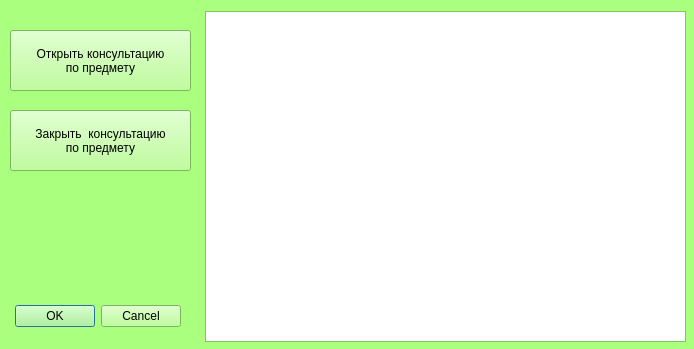
<?xml version="1.0" encoding="UTF-8"?>
<ui version="4.0">
 <class>predmet</class>
 <widget class="QDialog" name="predmet">
  <property name="geometry">
   <rect>
    <x>0</x>
    <y>0</y>
    <width>694</width>
    <height>349</height>
   </rect>
  </property>
  <property name="palette">
   <palette>
    <active>
     <colorrole role="WindowText">
      <brush brushstyle="SolidPattern">
       <color alpha="255">
        <red>0</red>
        <green>0</green>
        <blue>0</blue>
       </color>
      </brush>
     </colorrole>
     <colorrole role="Button">
      <brush brushstyle="SolidPattern">
       <color alpha="255">
        <red>170</red>
        <green>255</green>
        <blue>127</blue>
       </color>
      </brush>
     </colorrole>
     <colorrole role="Light">
      <brush brushstyle="SolidPattern">
       <color alpha="255">
        <red>255</red>
        <green>255</green>
        <blue>255</blue>
       </color>
      </brush>
     </colorrole>
     <colorrole role="Midlight">
      <brush brushstyle="SolidPattern">
       <color alpha="255">
        <red>212</red>
        <green>255</green>
        <blue>191</blue>
       </color>
      </brush>
     </colorrole>
     <colorrole role="Dark">
      <brush brushstyle="SolidPattern">
       <color alpha="255">
        <red>85</red>
        <green>127</green>
        <blue>63</blue>
       </color>
      </brush>
     </colorrole>
     <colorrole role="Mid">
      <brush brushstyle="SolidPattern">
       <color alpha="255">
        <red>113</red>
        <green>170</green>
        <blue>84</blue>
       </color>
      </brush>
     </colorrole>
     <colorrole role="Text">
      <brush brushstyle="SolidPattern">
       <color alpha="255">
        <red>0</red>
        <green>0</green>
        <blue>0</blue>
       </color>
      </brush>
     </colorrole>
     <colorrole role="BrightText">
      <brush brushstyle="SolidPattern">
       <color alpha="255">
        <red>255</red>
        <green>255</green>
        <blue>255</blue>
       </color>
      </brush>
     </colorrole>
     <colorrole role="ButtonText">
      <brush brushstyle="SolidPattern">
       <color alpha="255">
        <red>0</red>
        <green>0</green>
        <blue>0</blue>
       </color>
      </brush>
     </colorrole>
     <colorrole role="Base">
      <brush brushstyle="SolidPattern">
       <color alpha="255">
        <red>255</red>
        <green>255</green>
        <blue>255</blue>
       </color>
      </brush>
     </colorrole>
     <colorrole role="Window">
      <brush brushstyle="SolidPattern">
       <color alpha="255">
        <red>170</red>
        <green>255</green>
        <blue>127</blue>
       </color>
      </brush>
     </colorrole>
     <colorrole role="Shadow">
      <brush brushstyle="SolidPattern">
       <color alpha="255">
        <red>0</red>
        <green>0</green>
        <blue>0</blue>
       </color>
      </brush>
     </colorrole>
     <colorrole role="AlternateBase">
      <brush brushstyle="SolidPattern">
       <color alpha="255">
        <red>212</red>
        <green>255</green>
        <blue>191</blue>
       </color>
      </brush>
     </colorrole>
     <colorrole role="ToolTipBase">
      <brush brushstyle="SolidPattern">
       <color alpha="255">
        <red>255</red>
        <green>255</green>
        <blue>220</blue>
       </color>
      </brush>
     </colorrole>
     <colorrole role="ToolTipText">
      <brush brushstyle="SolidPattern">
       <color alpha="255">
        <red>0</red>
        <green>0</green>
        <blue>0</blue>
       </color>
      </brush>
     </colorrole>
    </active>
    <inactive>
     <colorrole role="WindowText">
      <brush brushstyle="SolidPattern">
       <color alpha="255">
        <red>0</red>
        <green>0</green>
        <blue>0</blue>
       </color>
      </brush>
     </colorrole>
     <colorrole role="Button">
      <brush brushstyle="SolidPattern">
       <color alpha="255">
        <red>170</red>
        <green>255</green>
        <blue>127</blue>
       </color>
      </brush>
     </colorrole>
     <colorrole role="Light">
      <brush brushstyle="SolidPattern">
       <color alpha="255">
        <red>255</red>
        <green>255</green>
        <blue>255</blue>
       </color>
      </brush>
     </colorrole>
     <colorrole role="Midlight">
      <brush brushstyle="SolidPattern">
       <color alpha="255">
        <red>212</red>
        <green>255</green>
        <blue>191</blue>
       </color>
      </brush>
     </colorrole>
     <colorrole role="Dark">
      <brush brushstyle="SolidPattern">
       <color alpha="255">
        <red>85</red>
        <green>127</green>
        <blue>63</blue>
       </color>
      </brush>
     </colorrole>
     <colorrole role="Mid">
      <brush brushstyle="SolidPattern">
       <color alpha="255">
        <red>113</red>
        <green>170</green>
        <blue>84</blue>
       </color>
      </brush>
     </colorrole>
     <colorrole role="Text">
      <brush brushstyle="SolidPattern">
       <color alpha="255">
        <red>0</red>
        <green>0</green>
        <blue>0</blue>
       </color>
      </brush>
     </colorrole>
     <colorrole role="BrightText">
      <brush brushstyle="SolidPattern">
       <color alpha="255">
        <red>255</red>
        <green>255</green>
        <blue>255</blue>
       </color>
      </brush>
     </colorrole>
     <colorrole role="ButtonText">
      <brush brushstyle="SolidPattern">
       <color alpha="255">
        <red>0</red>
        <green>0</green>
        <blue>0</blue>
       </color>
      </brush>
     </colorrole>
     <colorrole role="Base">
      <brush brushstyle="SolidPattern">
       <color alpha="255">
        <red>255</red>
        <green>255</green>
        <blue>255</blue>
       </color>
      </brush>
     </colorrole>
     <colorrole role="Window">
      <brush brushstyle="SolidPattern">
       <color alpha="255">
        <red>170</red>
        <green>255</green>
        <blue>127</blue>
       </color>
      </brush>
     </colorrole>
     <colorrole role="Shadow">
      <brush brushstyle="SolidPattern">
       <color alpha="255">
        <red>0</red>
        <green>0</green>
        <blue>0</blue>
       </color>
      </brush>
     </colorrole>
     <colorrole role="AlternateBase">
      <brush brushstyle="SolidPattern">
       <color alpha="255">
        <red>212</red>
        <green>255</green>
        <blue>191</blue>
       </color>
      </brush>
     </colorrole>
     <colorrole role="ToolTipBase">
      <brush brushstyle="SolidPattern">
       <color alpha="255">
        <red>255</red>
        <green>255</green>
        <blue>220</blue>
       </color>
      </brush>
     </colorrole>
     <colorrole role="ToolTipText">
      <brush brushstyle="SolidPattern">
       <color alpha="255">
        <red>0</red>
        <green>0</green>
        <blue>0</blue>
       </color>
      </brush>
     </colorrole>
    </inactive>
    <disabled>
     <colorrole role="WindowText">
      <brush brushstyle="SolidPattern">
       <color alpha="255">
        <red>85</red>
        <green>127</green>
        <blue>63</blue>
       </color>
      </brush>
     </colorrole>
     <colorrole role="Button">
      <brush brushstyle="SolidPattern">
       <color alpha="255">
        <red>170</red>
        <green>255</green>
        <blue>127</blue>
       </color>
      </brush>
     </colorrole>
     <colorrole role="Light">
      <brush brushstyle="SolidPattern">
       <color alpha="255">
        <red>255</red>
        <green>255</green>
        <blue>255</blue>
       </color>
      </brush>
     </colorrole>
     <colorrole role="Midlight">
      <brush brushstyle="SolidPattern">
       <color alpha="255">
        <red>212</red>
        <green>255</green>
        <blue>191</blue>
       </color>
      </brush>
     </colorrole>
     <colorrole role="Dark">
      <brush brushstyle="SolidPattern">
       <color alpha="255">
        <red>85</red>
        <green>127</green>
        <blue>63</blue>
       </color>
      </brush>
     </colorrole>
     <colorrole role="Mid">
      <brush brushstyle="SolidPattern">
       <color alpha="255">
        <red>113</red>
        <green>170</green>
        <blue>84</blue>
       </color>
      </brush>
     </colorrole>
     <colorrole role="Text">
      <brush brushstyle="SolidPattern">
       <color alpha="255">
        <red>85</red>
        <green>127</green>
        <blue>63</blue>
       </color>
      </brush>
     </colorrole>
     <colorrole role="BrightText">
      <brush brushstyle="SolidPattern">
       <color alpha="255">
        <red>255</red>
        <green>255</green>
        <blue>255</blue>
       </color>
      </brush>
     </colorrole>
     <colorrole role="ButtonText">
      <brush brushstyle="SolidPattern">
       <color alpha="255">
        <red>85</red>
        <green>127</green>
        <blue>63</blue>
       </color>
      </brush>
     </colorrole>
     <colorrole role="Base">
      <brush brushstyle="SolidPattern">
       <color alpha="255">
        <red>170</red>
        <green>255</green>
        <blue>127</blue>
       </color>
      </brush>
     </colorrole>
     <colorrole role="Window">
      <brush brushstyle="SolidPattern">
       <color alpha="255">
        <red>170</red>
        <green>255</green>
        <blue>127</blue>
       </color>
      </brush>
     </colorrole>
     <colorrole role="Shadow">
      <brush brushstyle="SolidPattern">
       <color alpha="255">
        <red>0</red>
        <green>0</green>
        <blue>0</blue>
       </color>
      </brush>
     </colorrole>
     <colorrole role="AlternateBase">
      <brush brushstyle="SolidPattern">
       <color alpha="255">
        <red>170</red>
        <green>255</green>
        <blue>127</blue>
       </color>
      </brush>
     </colorrole>
     <colorrole role="ToolTipBase">
      <brush brushstyle="SolidPattern">
       <color alpha="255">
        <red>255</red>
        <green>255</green>
        <blue>220</blue>
       </color>
      </brush>
     </colorrole>
     <colorrole role="ToolTipText">
      <brush brushstyle="SolidPattern">
       <color alpha="255">
        <red>0</red>
        <green>0</green>
        <blue>0</blue>
       </color>
      </brush>
     </colorrole>
    </disabled>
   </palette>
  </property>
  <property name="windowTitle">
   <string>Предметы</string>
  </property>
  <widget class="QDialogButtonBox" name="buttonBox">
   <property name="geometry">
    <rect>
     <x>-160</x>
     <y>300</y>
     <width>341</width>
     <height>32</height>
    </rect>
   </property>
   <property name="orientation">
    <enum>Qt::Horizontal</enum>
   </property>
   <property name="standardButtons">
    <set>QDialogButtonBox::Cancel|QDialogButtonBox::Ok</set>
   </property>
  </widget>
  <widget class="QTableView" name="tableView">
   <property name="geometry">
    <rect>
     <x>205</x>
     <y>11</y>
     <width>481</width>
     <height>331</height>
    </rect>
   </property>
  </widget>
  <widget class="QPushButton" name="pushButton">
   <property name="geometry">
    <rect>
     <x>10</x>
     <y>30</y>
     <width>181</width>
     <height>61</height>
    </rect>
   </property>
   <property name="text">
    <string>Открыть консультацию 
по предмету</string>
   </property>
  </widget>
  <widget class="QPushButton" name="pushButton_2">
   <property name="geometry">
    <rect>
     <x>10</x>
     <y>110</y>
     <width>181</width>
     <height>61</height>
    </rect>
   </property>
   <property name="text">
    <string>Закрыть  консультацию 
по предмету</string>
   </property>
  </widget>
 </widget>
 <resources/>
 <connections>
  <connection>
   <sender>buttonBox</sender>
   <signal>accepted()</signal>
   <receiver>predmet</receiver>
   <slot>accept()</slot>
   <hints>
    <hint type="sourcelabel">
     <x>248</x>
     <y>254</y>
    </hint>
    <hint type="destinationlabel">
     <x>157</x>
     <y>274</y>
    </hint>
   </hints>
  </connection>
  <connection>
   <sender>buttonBox</sender>
   <signal>rejected()</signal>
   <receiver>predmet</receiver>
   <slot>reject()</slot>
   <hints>
    <hint type="sourcelabel">
     <x>316</x>
     <y>260</y>
    </hint>
    <hint type="destinationlabel">
     <x>286</x>
     <y>274</y>
    </hint>
   </hints>
  </connection>
 </connections>
</ui>
